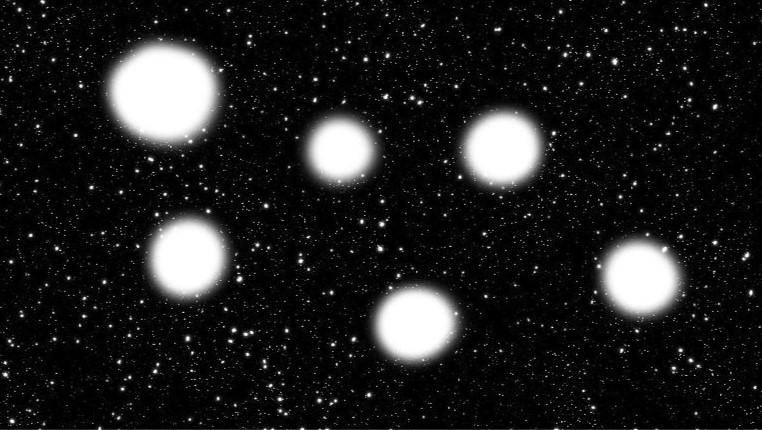
#> input picture images/Cosmos.jpg, 762 x 430 px, given in place of objetos-coloridos.mov, which was not available
$ python ex5_detectar_azul_video.py
#> lines starting #> are read from the running program, lines starting #| are printed output that depends on the picture; pictures that were not available may be replaced by others from this repository, and a replacement may not be noted
"""
Exercício 5 — Detectar Objetos Azuis em Vídeo
Implemente um script que utilize o vídeo objetos-coloridos.mov para
identificar apenas os objetos de cor azul.
"""

import cv2
import numpy as np

PATH_VIDEO = '../../videos/objetos-coloridos.mov'

# ── Faixa HSV para azul ───────────────────────────────────────────────────────
# O canal H (matiz) do azul no OpenCV está entre 100-130 (escala 0-179)
# Equivalente a 200-260° na roda de cores (dividido por 2 para caber em uint8)
# S_min=80: exclui pixels pouco saturados (branco/cinza não é azul)
# V_min=50: exclui pixels muito escuros (sombras, preto não é azul)
AZUL_BAIXO = np.array([100, 80, 50])
AZUL_ALTO  = np.array([130, 255, 255])

# ── Elemento estruturante ─────────────────────────────────────────────────────
# Elipse 7×7: adequado para objetos circulares/arredondados
kernel = cv2.getStructuringElement(cv2.MORPH_ELLIPSE, (7, 7))

# ── Abertura do vídeo ─────────────────────────────────────────────────────────
# VideoCapture abre arquivo de vídeo; também aceita índice 0 para webcam
cap = cv2.VideoCapture(PATH_VIDEO)
if not cap.isOpened():
    raise IOError(f'Não foi possível abrir: {PATH_VIDEO}')

# CAP_PROP_FPS: FPS original do arquivo para sincronizar a exibição
fps    = cap.get(cv2.CAP_PROP_FPS)
delay  = max(1, int(1000 / fps))    # waitKey delay em ms por frame
AREA_MIN = 800  # área mínima em px² para considerar contorno real (não ruído)

print('Detectando objetos AZUIS no vídeo...')
print('Pressione [q] para encerrar.')

while True:
    ret, frame = cap.read()
#> frame is the input picture: shape (430, 762, 3); min 0, max 255, mean 31.9
    if not ret:
        cap.set(cv2.CAP_PROP_POS_FRAMES, 0)
        continue

    # ── Conversão para HSV ────────────────────────────────────────────────────
    hsv = cv2.cvtColor(frame, cv2.COLOR_BGR2HSV)
#> hsv: shape (430, 762, 3); mean H, S, V 0, 0, 31.9

    # ── Máscara para objetos azuis ────────────────────────────────────────────
    mascara = cv2.inRange(hsv, AZUL_BAIXO, AZUL_ALTO)
#> mascara: shape (430, 762); every value is 0

    # ── Morfologia para limpar a máscara ──────────────────────────────────────
    mascara = cv2.morphologyEx(mascara, cv2.MORPH_OPEN,  kernel, iterations=2)
    mascara = cv2.morphologyEx(mascara, cv2.MORPH_CLOSE, kernel, iterations=2)

    # ── Encontrar contornos ───────────────────────────────────────────────────
    contornos, _ = cv2.findContours(mascara, cv2.RETR_EXTERNAL,
                                    cv2.CHAIN_APPROX_SIMPLE)
#> contornos = []

    # ── Resultado: escurecer tudo exceto os objetos azuis ────────────────────
    saida = frame.copy()
    # Escurecer fundo
    fundo_escuro = (frame * 0.3).astype(np.uint8)
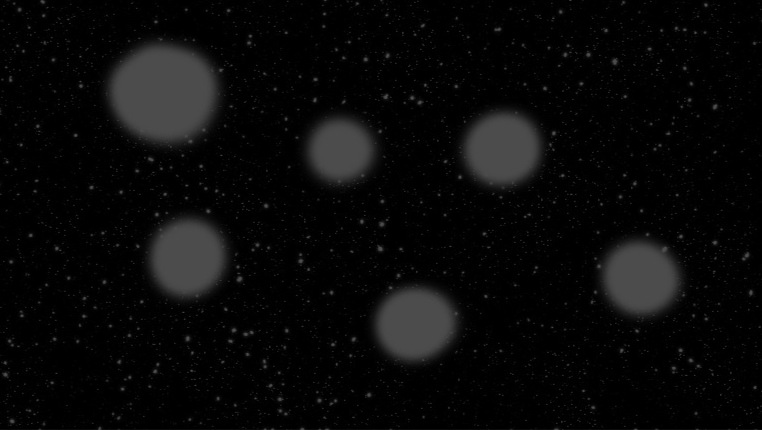
#> fundo_escuro: shape (430, 762, 3); min 0, max 76, mean 9.2
    saida = np.where(cv2.cvtColor(mascara, cv2.COLOR_GRAY2BGR) > 0,
                     frame, fundo_escuro).astype(np.uint8)

    # Desenhar contornos e informações nos objetos azuis
    n_azul = 0
    for cnt in contornos:
        area = cv2.contourArea(cnt)
        if area < AREA_MIN:
            continue
        n_azul += 1

        # Contorno e bounding box
        cv2.drawContours(saida, [cnt], -1, (255, 100, 0), 2)
        x, y, w, h = cv2.boundingRect(cnt)
        cv2.rectangle(saida, (x, y), (x + w, y + h), (0, 200, 255), 2)

        # Centroide
        M = cv2.moments(cnt)
        if M['m00'] != 0:
            cx = int(M['m10'] / M['m00'])
            cy = int(M['m01'] / M['m00'])
            cv2.circle(saida, (cx, cy), 5, (0, 0, 255), -1)
            cv2.putText(saida, f'A={int(area)}', (x, y - 6),
                        cv2.FONT_HERSHEY_SIMPLEX, 0.5, (0, 255, 255), 1)
#> this loop made 0 passes
#> after the loop, n_azul = 0

    # HUD
    cv2.putText(saida, f'Objetos azuis: {n_azul}', (10, 30),
                cv2.FONT_HERSHEY_SIMPLEX, 0.8, (255, 255, 255), 2)
    cv2.putText(saida, 'Faixa HSV azul: H[100-130] S[80-255] V[50-255]',
                (10, saida.shape[0] - 10),
                cv2.FONT_HERSHEY_SIMPLEX, 0.45, (200, 200, 200), 1)
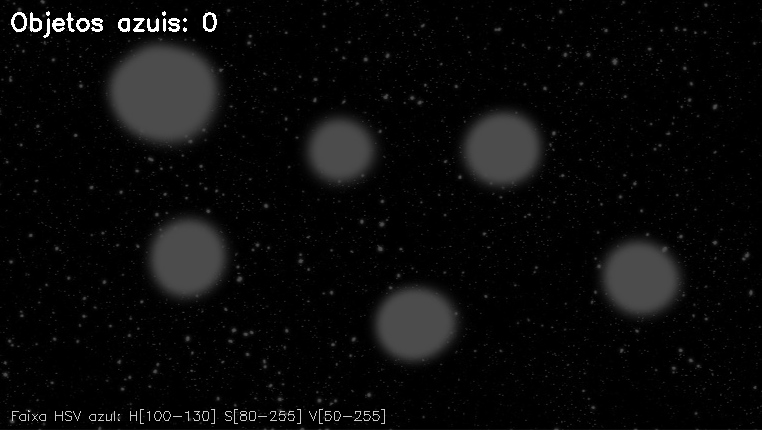
#> saida: shape (430, 762, 3); min 0, max 255, mean 10.7

    # Mostrar a máscara em janela separada
    mascara_vis = cv2.cvtColor(mascara, cv2.COLOR_GRAY2BGR)
#> mascara_vis: shape (430, 762, 3); every value is 0
    cv2.putText(mascara_vis, 'Mascara azul (pos-morfologia)', (10, 25),
                cv2.FONT_HERSHEY_SIMPLEX, 0.6, (0, 255, 0), 2)
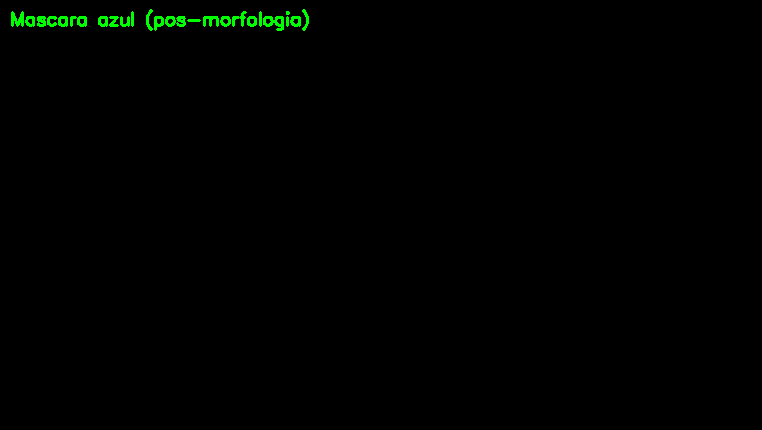
#> mascara_vis: shape (430, 762, 3); mean B, G, R 0, 1.6, 0

    cv2.imshow('Deteccao de Objetos Azuis', saida)
    cv2.imshow('Mascara Binaria', mascara_vis)

    if cv2.waitKey(delay) & 0xFF == ord('q'):
#> (key q is pressed here)
        break

cap.release()
cv2.destroyAllWindows()

print()
print('=== Técnicas utilizadas ===')
print()
print('1. ESPAÇO HSV:')
print('   → Superior ao BGR para segmentação por cor pois separa matiz (Hue)')
print('     de luminosidade (Value) e saturação (Saturation).')
print('   → A cor azul tem H ≈ 100-130, independente do brilho ou sombra.')
print()
print('2. cv2.inRange():')
print('   → Gera uma máscara binária: 255 onde o pixel está no intervalo,')
print('     0 caso contrário.')
print()
print('3. MORFOLOGIA (OPEN + CLOSE):')
print('   → OPEN: elimina pontos azuis isolados (reflexos, ruído de cor).')
print('   → CLOSE: preenche buracos dentro dos objetos azuis.')
print()
print('4. DESTAQUE DO FUNDO:')
print('   → Pixels fora da máscara são escurecidos (multiplicação por 0.3).')
print('   → Cria um efeito visual de "spotlight" sobre os objetos azuis.')
